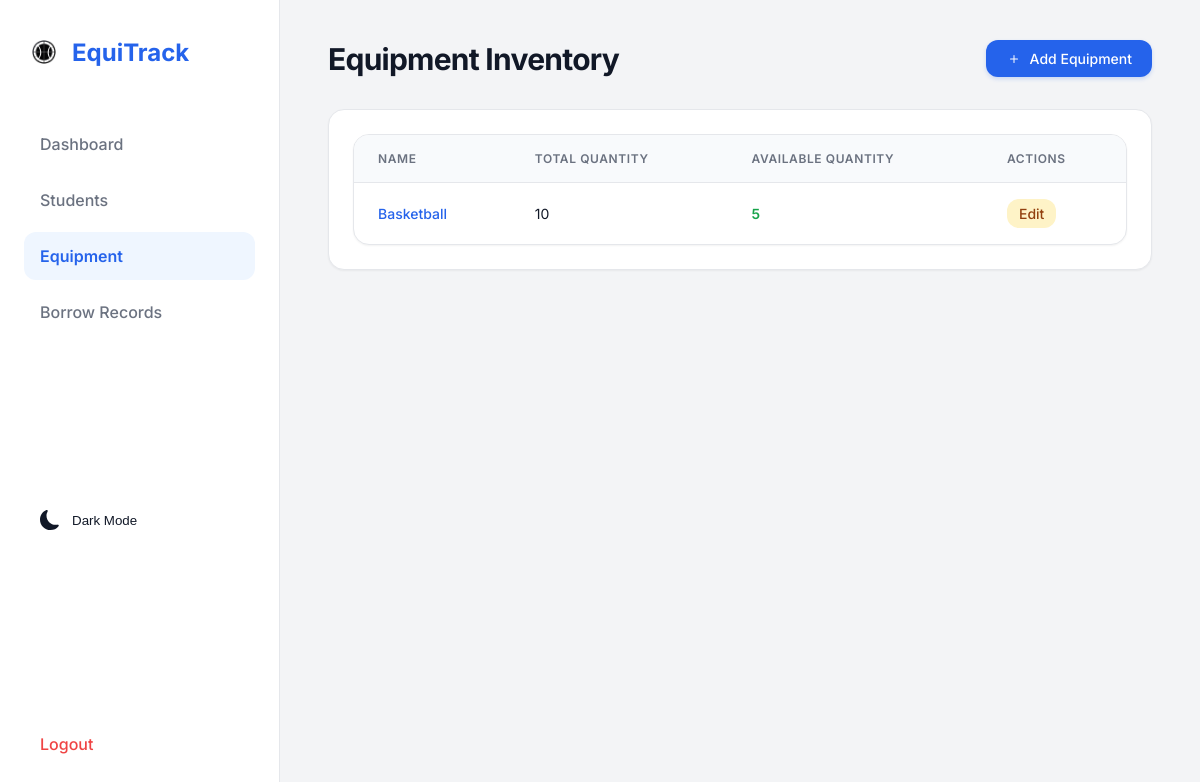
The page /equipment/ (signed in) on the database as committed earlier.
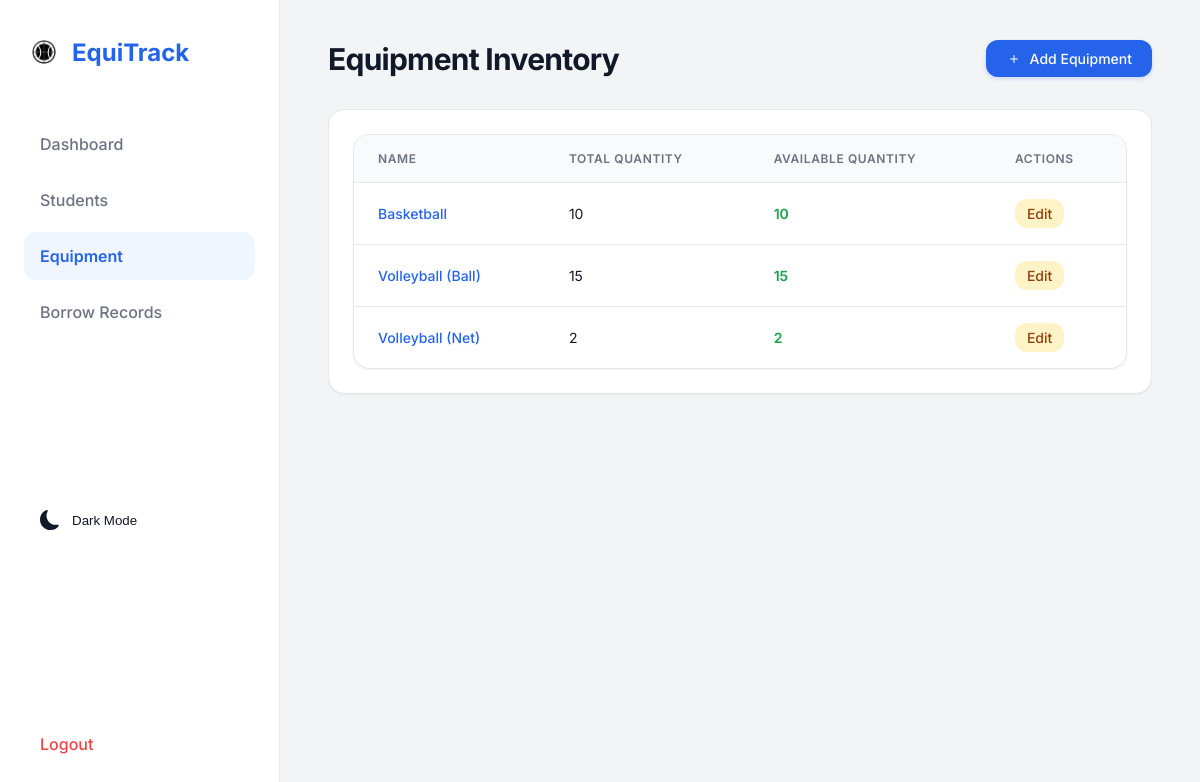
The same page on the database as committed later.
### equipment_app/models.py (models this page shows, shortened)
class Equipment(models.Model):
    name = models.CharField(max_length=100)
    total_quantity = models.IntegerField()
    available_quantity = models.IntegerField()

### equipment_app/views.py (the view)
# urls.py: path('equipment/', equipment_page, name='equipment'),
@login_required(login_url='/')
def equipment_page(request):
    items = Equipment.objects.all()
    return render(request, 'equipment_app/equipment.html', {'items': items})

### equipment_app/templates/equipment_app/equipment.html
{% extends 'equipment_app/base.html' %}
{% block content %}
<div class="page-header">
    <h1 class="page-title">Equipment Inventory</h1>
    <a href="/equipment/add/" class="btn btn-primary">
        <svg xmlns="http://www.w3.org/2000/svg" width="16" height="16" fill="currentColor" viewBox="0 0 16 16" style="margin-right: 8px;">
          <path d="M8 4a.5.5 0 0 1 .5.5v3h3a.5.5 0 0 1 0 1h-3v3a.5.5 0 0 1-1 0v-3h-3a.5.5 0 0 1 0-1h3v-3A.5.5 0 0 1 8 4z"/>
        </svg>
        Add Equipment
    </a>
</div>
<div class="card">
    <div class="table-container">
        <table>
            <thead>
                <tr>
                    <th>Name</th>
                    <th>Total Quantity</th>
                    <th>Available Quantity</th>
                    <th>Actions</th>
                </tr>
            </thead>
            <tbody>
                {% for item in items %}
                <tr>
                    <td style="font-weight: 500; color: var(--primary);">{{ item.name }}</td>
                    <td>{{ item.total_quantity }}</td>
                    <td>
                        <span style="font-weight: 600; color: {% if item.available_quantity > 0 %}#16a34a{% else %}#ef4444{% endif %};">
                            {{ item.available_quantity }}
                        </span>
                    </td>
                    <td>
                        <a href="/equipment/edit/{{ item.id }}/" class="btn" style="background-color: #fef3c7; color: #92400e; padding: 0.375rem 0.75rem;">
                            Edit
                        </a>
                    </td>
                </tr>
                {% empty %}
                <tr>
                    <td colspan="4" style="text-align: center; color: var(--text-muted); padding: 2rem;">No equipment found.</td>
                </tr>
                {% endfor %}
            </tbody>
        </table>
    </div>
</div>
{% endblock %}

Rows that differ between the two databases and show on the page:
changed Equipment "Basketball": available_quantity "5" → "10"
added Equipment: name "Volleyball (Ball)", total_quantity "15", available_quantity "15"
added Equipment: name "Volleyball (Net)", total_quantity "2", available_quantity "2"
